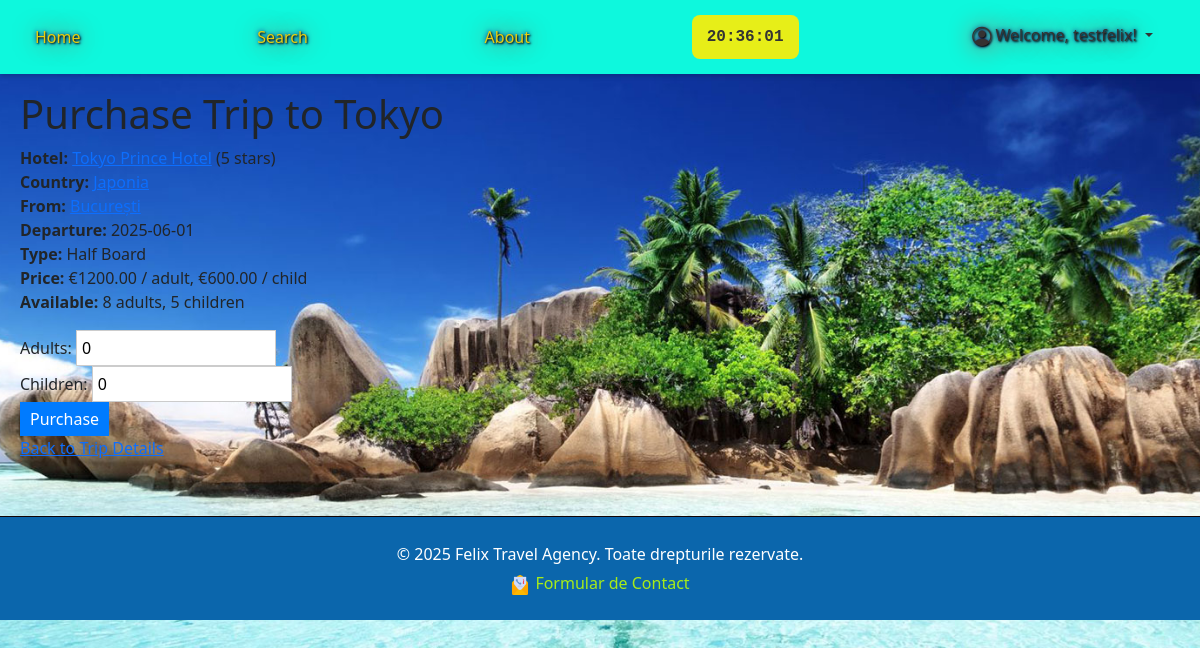
The page /trip/1/purchase/ (signed in) on the database its author committed.
### trips/models.py (models this page shows, shortened)
class Trip(models.Model):
    TRIP_TYPES = (
        ('BB', 'Bed & Breakfast'),
        ('HB', 'Half Board'),
        ('FB', 'Full Board'),
        ('AI', 'All Inclusive'),
    )
    departure_city = models.ForeignKey(City, related_name='departure_trips', on_delete=models.CASCADE)
    departure_airport = models.ForeignKey(Airport, related_name='departure_trips', on_delete=models.CASCADE)
    destination_city = models.ForeignKey(City, related_name='destination_trips', on_delete=models.CASCADE)
    destination_hotel = models.ForeignKey(Hotel, on_delete=models.CASCADE)
    destination_airport = models.ForeignKey(Airport, related_name='destination_trips', on_delete=models.CASCADE)
    departure_date = models.DateField()
    return_date = models.DateField()
    length_of_stay = models.IntegerField()  # in days
    trip_type = models.CharField(max_length=2, choices=TRIP_TYPES)
    price_adult = models.DecimalField(max_digits=10, decimal_places=2)
    price_child = models.DecimalField(max_digits=10, decimal_places=2)
    promoted = models.BooleanField(default=False)
    places_adults = models.IntegerField()
    places_children = models.IntegerField()

class City(models.Model):
    name = models.CharField(max_length=100)
    country = models.ForeignKey(Country, on_delete=models.CASCADE)
    image = models.ImageField(upload_to='city_images/', null=True, blank=True)
    class Meta:
        unique_together = ['name', 'country']

class Hotel(models.Model):
    name = models.CharField(max_length=100)
    standard = models.IntegerField(choices=[(i, f"{i} stars") for i in range(1, 6)])  # 1-5 stars
    description = models.TextField()
    city = models.ForeignKey(City, on_delete=models.CASCADE)

### trips/views.py (the view, shortened to what this page needs)
# urls.py: path('trip/<int:trip_id>/purchase/', views.purchase_trip, name='purchase_trip'),
@login_required
def purchase_trip(request, trip_id):
    trip = get_object_or_404(Trip, id=trip_id)
    return render(request, 'trips/purchase.html', {'trip': trip})

### trips/context_processors.py (called while the page is built)
def user_purchases(request):
    if request.user.is_authenticated:
        purchases = Purchase.objects.filter(user=request.user).select_related('trip__destination_hotel__city').order_by('-purchase_date')[:5]
        return {'user_purchases': purchases}
    return {'user_purchases': []}

### trips/models.py (called while the page is built)
    @property
    def total_amount(self):
        return self.adults * self.trip.price_adult + self.children * self.trip.price_child

### trips/templates/trips/purchase.html (shortened to what this page needs)
{% extends 'trips/master.html' %}
{% load static %}
{% block extra_css %}
    <link rel="stylesheet" href="{% static 'css/purchase.css' %}">
{% endblock %}
{% block content %}
    <h1>Purchase Trip to {{ trip.destination_city.name }}</h1>
    <p>
        <strong>Hotel:</strong> <a href="{% url 'search_trips' %}?hotel={{ trip.destination_hotel.id }}">{{ trip.destination_hotel.name }}</a> ({{ trip.destination_hotel.standard }} stars)<br>
        <strong>Country:</strong> <a href="{% url 'search_trips' %}?country={{ trip.destination_hotel.city.country.id }}">{{ trip.destination_hotel.city.country.name }}</a><br>
        <strong>From:</strong> <a href="{% url 'search_trips' %}?departure_city={{ trip.departure_city.id }}">{{ trip.departure_city.name }}</a><br>
        <strong>Departure:</strong> {{ trip.departure_date|date:"Y-m-d" }}<br>
        <strong>Type:</strong> {{ trip.get_trip_type_display }}<br>
        <strong>Price:</strong> €{{ trip.price_adult }} / adult, €{{ trip.price_child }} / child<br>
        <strong>Available:</strong> {{ trip.places_adults }} adults, {{ trip.places_children }} children
    </p>
    <form method="post" onsubmit="return validateForm()">
        <label>Adults: <input type="number" name="adults" min="0" value="0"></label><br>
        <label>Children: <input type="number" name="children" min="0" value="0"></label><br>
        <button type="submit">Purchase</button>
    </form>
    <p><a href="{% url 'trip_detail' trip.id %}">Back to Trip Details</a></p>
{% endblock %}

### trips/templates/trips/master.html (shortened to what this page needs)
{% load static %}
<!DOCTYPE html>
<html lang="en">
<head>
    {% load bootstrap5 %}
    {% bootstrap_css %}
    <link rel="stylesheet" href="https://cdn.jsdelivr.net/npm/bootstrap-icons@1.11.3/font/bootstrap-icons.min.css">
    <link rel="stylesheet" href="{% static 'css/base.css' %}">
    {% block extra_css %}{% endblock %}
</head>
<body>
    <nav class="navbar">
        <a href="{% url 'home' %}" class="{% if request.path == '/' %}active{% endif %}">Home</a>
        <a href="{% url 'search_trips' %}" class="{% if request.path == '/search/' %}active{% endif %}">Search</a>
        <a href="{% url 'about' %}" class="{% if request.path == '/about/' %}active{% endif %}">About</a>
        <span id="clock" aria-live="off"></span>
        {% if user.is_authenticated %}
        <div class="dropdown">
            <a href="#" class="dropdown-toggle" id="userDropdown" data-bs-toggle="dropdown" aria-expanded="false">
                <i class="bi bi-person-circle me-1"></i>Welcome, {{ user.username }}!
            </a>
        </div>
        {% else %}
        <a href="{% url 'login' %}" class="{% if request.path == '/login/' %}active{% endif %}">Login</a>
        <a href="{% url 'register' %}" class="{% if request.path == '/register/' %}active{% endif %}">Register</a>
        {% endif %}
    </nav>
    <main>
        {% block content %}
        {% endblock %}
    </main>
<footer class="footer">
    <p>© 2025 Felix Travel Agency. Toate drepturile rezervate.</p>
    <p><a href="#" data-bs-toggle="modal" data-bs-target="#contactModal">
        <img src="{% static 'images/contact_icon.png' %}" alt="Contact Form" class="contact-icon">Formular de Contact</a></p>
</footer>
</body>
</html>

### trips/static/css/base.css (style rules this page uses)
body { background-image: url('/static/images/plaja2.jpg'); background-size: cover; background-position: center; background-repeat: no-repeat; background-attachment: fixed; min-height: 100vh; margin: 0; }
.navbar { position: fixed !important; top: 0 !important; left: 0 !important; width: 100% !important; background-color: #0ef8dd; color: rgb(7, 2, 13); padding: 15px 20px; z-index: 10000; box-shadow: 0 2px 5px rgba(0, 0, 0, 0.2); }
.navbar a { color: rgb(232, 207, 16); text-decoration: none; margin: 0 15px; justify-content: space-between; font-size: 16px; border-radius: 3px; box-shadow: #007bff; text-shadow: 1px 1px 2px black, 0 0 25px hsl(5, 100%, 50%), 0 0 5px darkblue; }
.navbar .dropdown-toggle { text-decoration: none; color: #333; padding: 8px 12px; border-radius: 4px; transition: background-color 0.3s ease; }
.navbar .bi-person-circle { font-size: 1.2rem; vertical-align: middle; }
main { margin-top: 70px; padding: 20px; }
#clock { padding: 10px 15px; color: #333; font-family: monospace; font-size: 16px; font-weight: bold; background-color: #e7ee18; border-radius: 8px; }
.footer { margin-top: 20px; padding: 20px; background-color: #0b66ac; border-top: 1px solid #100404; text-align: center; margin-bottom: 0; }
.footer p { margin: 5px 0; color: white; }
footer.footer a { color: #a8ec18; text-decoration: none; transition: transform 0.2s ease; }
.footer .contact-icon { width: 20px; height: 20px; margin-right: 5px; }
form { margin-top: 15px; }
form input { padding: 5px; width: 200px; border: 1px solid #ccc; }
form button { padding: 5px 10px; background-color: #007bff; color: white; border: none; cursor: pointer; }

### rows shown on the page
Trip: destination_city.name "Tokyo", destination_hotel.name "Tokyo Prince Hotel", destination_hotel.standard "5", departure_date "2025-06-01", trip_type "Half Board", price_adult "1200.00", price_child "600.00", places_adults "8", places_children "5"

### other values the page prints
{{ user.username }} "testfelix"
